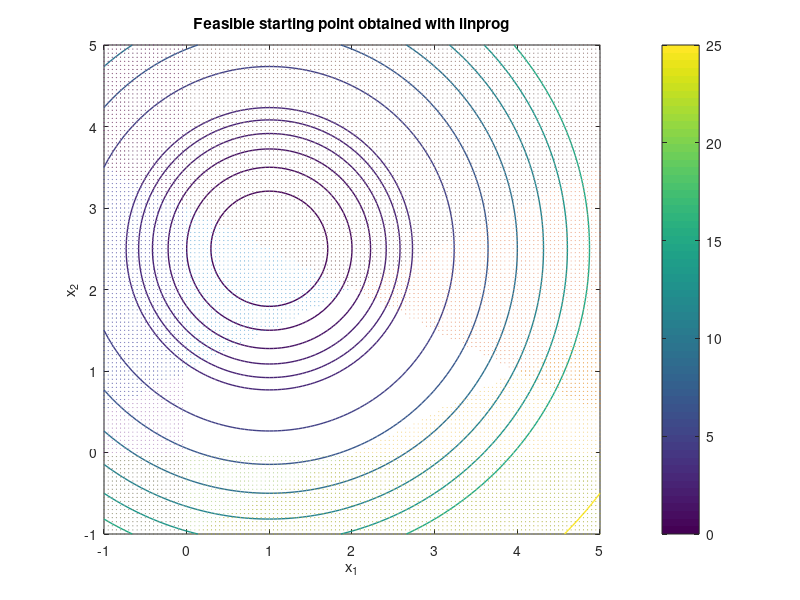

The MATLAB script that drew this image: (Note: this script raises an error after producing the figure.)
clc; clear all; close all;
step = 0.05;
x1vec = -1:step:5;
x2vec = -1:step:5;
[x1,x2] = meshgrid(x1vec, x2vec);

q = (x1-1).^2 + (x2-2.5).^2;

c1 = x1 - 2*x2 + 2 >= 0;
c2 = -x1 - 2*x2 + 6 >= 0;
c3 = -x1 + 2*x2 + 2 >= 0;
c4 = x1 >= 0;
c5 = x2 >= 0;

% % Q1 
v = [0:0.5:3 3:2:15 15:10:100 100:20:200];
 contour(x1,x2,q,v, 'linewidth',1);
 title('Feasible starting point obtained with linprog')
 xlabel('x_1');
 ylabel('x_2');
 colorbar
 hold on
 calpha=0.6;
 msize=0.05;
 scatter(x1(~c1), x2(~c1), msize, 'black', 'MarkerFaceAlpha', calpha, 'MarkerEdgeAlpha', calpha);
 scatter(x1(~c2), x2(~c2), msize, 'black', 'MarkerFaceAlpha', calpha, 'MarkerEdgeAlpha', calpha);
 scatter(x1(~c3), x2(~c3), msize, 'black', 'MarkerFaceAlpha', calpha, 'MarkerEdgeAlpha', calpha);
 scatter(x1(~c4), x2(~c4), msize, 'black', 'MarkerFaceAlpha', calpha, 'MarkerEdgeAlpha', calpha);
 scatter(x1(~c5), x2(~c5), msize, 'black', 'MarkerFaceAlpha', calpha, 'MarkerEdgeAlpha', calpha);
 axis([-1 5 -1 5]);
 hold off

% Q2 - KKT conditions
H = [2 0;0 2];
g = [-2;-5];
A = [1 -1 -1 1 0;-2 -2 2 0 1];
b = [-2; -6; -2; 0; 0];

% % Q3
% 
% 
% % Q4
%[x,lambda]=EqualityQPSolver(H,g,A,b);


% Q5 - active set
% W_1 = {3,5};
x_0 = [2 ; 0];
A35 = [-1  0 ; 2 1];
b35 = [-2; 0];
[x1,lambda1]=EqualityQPSolver(H,g,A35,b35);
% testing substituting for lambda
lambda1_2 = A35 \ (H * x_0 + g);
p1 = x1 - x_0;
x_1 = x_0 + p1;


% dropped constraint 3 because lambda_3 = -2
% W_2 = {5}
A5 = [ 0; 1];
b5 = 0;
[x2,lambda2]=EqualityQPSolver(H,g,A5,b5);
p2 = x2 - x_1;
x_2 = x_1 + p2;


% dropped constraint 5 because lambda_5 = -5
% W_3 = {}
A0 = [];
b0 = [];
x3 = H\-g;
p3 = x3 - x_2;
lambda3 = 0;
% TODO change to calculation
p3 = 0.6 * p3;
x_3 = x_2 + p3;


% W_4 = {1}
A1 = [ 1; -2];
b1 = -2;
[x4,lambda4]=EqualityQPSolver(H,g,A1,b1);
p4 = x4 - x_3;
x_4 = x_3 + p4;

% W_5 = {1}
A1 = [ 1; -2];
b1 = -2;
[x5,lambda5]=EqualityQPSolver(H,g,A1,b1);
p5 = x5 - x_4;
x_5 = x_4 + p5;

% initial feasible point
% x_0
% % x AFTER each iterations
% x_1
% x_2
% x_3
% x_4
% x_5
% 
% % steps on each iteration
% p1
% p2
% p3
% p4
% p5
%
% % lambdas on each iteration
% lambda1
% lambda2
% lambda3
% lambda4
% lambda5
% 
% msize = 20;
% calpha = 1;
% hold on;
% scatter(x_1(1),x_1(2), msize, 'red', 'MarkerFaceAlpha', calpha, 'MarkerEdgeAlpha', calpha);
% text(x_1(1) + 0.1,x_1(2), '0 & 1');
% scatter(x_2(1),x_2(2), msize, 'red', 'MarkerFaceAlpha', calpha, 'MarkerEdgeAlpha', calpha);
% text(x_2(1) + 0.1,x_2(2), '2');
% scatter(x_3(1),x_3(2), msize, 'red', 'MarkerFaceAlpha', calpha, 'MarkerEdgeAlpha', calpha);
% text(x_3(1) + 0.1,x_3(2), '3');
% scatter(x_4(1),x_4(2), msize, 'red', 'MarkerFaceAlpha', calpha, 'MarkerEdgeAlpha', calpha);
% text(x_4(1) + 0.1,x_4(2), '4 & 5');

% Q6 - comment on Langrange multipliers
% in report

% Q7 - explain active set method
% in report

% Q8
f = [];
[x_lp,fval_lp,exitflag_lp,output_lp,lambda_lp] = linprog(f, -A',-b);
% feasible starting point
x_lp;
% all lambdas zero (up to accuracy), no active constraints
lambda_lp.ineqlin;

% msize = 10;
% calpha = 1;
% hold on;
% scatter(x_lp(1),x_lp(2), msize, 'black', 'MarkerFaceAlpha', calpha, 'MarkerEdgeAlpha', calpha);
% text(x_lp(1) + 0.1,x_lp(2) + 0.02, '\leftarrow Feasible starting point');

% Q9

% specify starting conditions
H = [2 0;0 2];
g = [-2;-5];
A = [1 -1 -1 1 0;-2 -2 2 0 1];
b = [-2; -6; -2; 0; 0];
maxiter = 10;
% linear program starting point
%W = [];
%x_k = x_lp;
% starting point in book
W = [3 5];
x_k = [2;0];
% some infeasible starting point 
%W = [];
%x_k = [1; 4];

% big M starting conditions
% A_M = [A ; ones(1,5)];
% A_M = [A_M [0 ; 0 ; 1]];
% b_M = [b ; 0];
% H_M = zeros(3);
% H_M(1,1) = 2;
% H_M(2,2) = 2;
% g_M = [g ; 9999];
% 
% H = H_M;
% g = g_M;
% A = A_M;
% b = b_M;
% maxiter = 10;
% % book starting point
% W = [3,5,6];
% x_k = [2; 0 ; 0];
% % % some infeasible starting point
% % W = [6];
% %x_k = [1; 4 ; 0];


for k = 1:maxiter
    k
    %x_k
    %W
    if isempty(W)
        xpos = H\-g;
        lambda = [];
    else
        [xpos,lambda]=EqualityQPSolverNoSens(H,g,A(:,W),b(W));
    end
    % unscaled step p_k
    lambda
    x_k
    p_k = xpos - x_k;
    p_k
    
    if all(p_k == 0)
        if (all(lambda >= 0))
            % zero step and lambdas non-negative, solution found
            break 
        else
            % zero step but exists negative lambda, remove it and cont.
            [minlambda, j] = min(lambda);
            W = W(W ~= W(j));
        end
    else
        % Compute alpha
        % indexes not in W
        notW = setdiff(1:5, W);
        % logical vector of indexes not in W that break feasibility
        logBnotW = logical(A(:,notW)' * xpos < b(notW));
        % indexes not in W that break feasibility
        breakers = notW(logBnotW);
        
        % p.469 16.41
        numerator = b(breakers) - A(:,breakers)' * x_k;
        denominator = A(:,breakers)' * p_k;
        alpha_k =  min(1, min(numerator ./ denominator));
        
        if isempty(alpha_k)
            alpha_k = 1;
        end
        alpha_k
        x_k = x_k + alpha_k * p_k;
        
        % if there are blocking constraints
        if length(breakers) >= 1
            % add one of them to W
            W = sort([W breakers(1)]);
        end
    end
end

% Q9
% big M method for quadprog
A_M = [A' ones(5,1)];
H_M = zeros(3);
H_M(1,1) = 2;
H_M(2,2) = 2;
g_M = [g ; 9999];
lb = [-inf -inf 0];
[x_Mq,fval_Mq,exitflag_Mq,output_Mq,lambda_Mq] = quadprog(H_M, g_M, -A_M, -b, [], [], lb, []);

x_Mq
